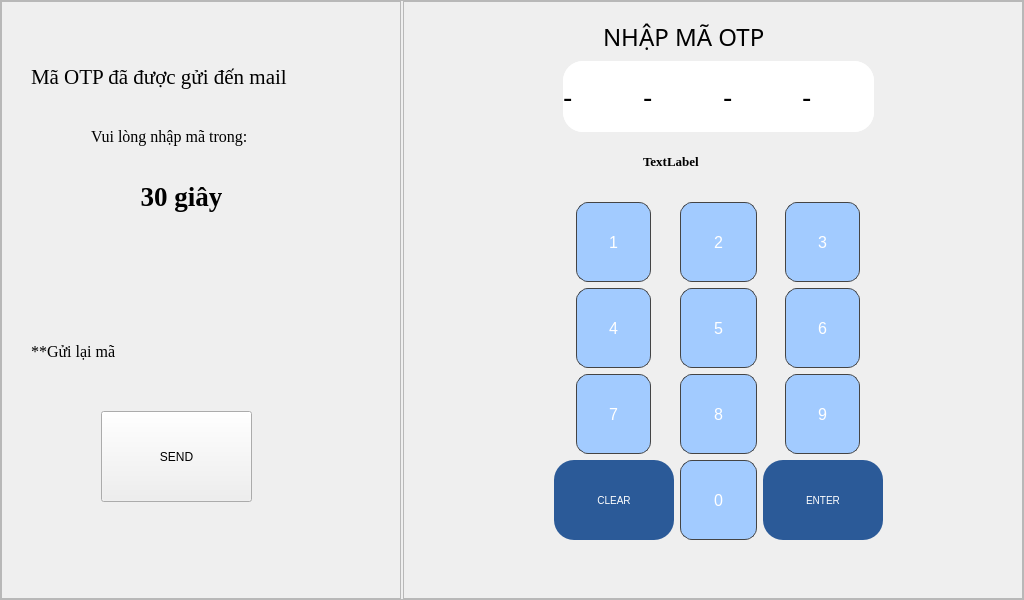
<?xml version="1.0" encoding="UTF-8"?>
<ui version="4.0">
 <class>MainWindow</class>
 <widget class="QMainWindow" name="MainWindow">
  <property name="geometry">
   <rect>
    <x>0</x>
    <y>0</y>
    <width>1024</width>
    <height>600</height>
   </rect>
  </property>
  <property name="windowTitle">
   <string>MainWindow</string>
  </property>
  <widget class="QWidget" name="centralwidget">
   <widget class="QFrame" name="frame">
    <property name="geometry">
     <rect>
      <x>0</x>
      <y>0</y>
      <width>1024</width>
      <height>600</height>
     </rect>
    </property>
    <property name="minimumSize">
     <size>
      <width>1024</width>
      <height>600</height>
     </size>
    </property>
    <property name="maximumSize">
     <size>
      <width>1024</width>
      <height>600</height>
     </size>
    </property>
    <property name="styleSheet">
     <string notr="true"/>
    </property>
    <property name="frameShape">
     <enum>QFrame::StyledPanel</enum>
    </property>
    <property name="frameShadow">
     <enum>QFrame::Raised</enum>
    </property>
    <layout class="QHBoxLayout" name="horizontalLayout">
     <property name="spacing">
      <number>2</number>
     </property>
     <property name="leftMargin">
      <number>0</number>
     </property>
     <property name="topMargin">
      <number>0</number>
     </property>
     <property name="rightMargin">
      <number>0</number>
     </property>
     <property name="bottomMargin">
      <number>0</number>
     </property>
     <item>
      <widget class="QFrame" name="send_em">
       <property name="minimumSize">
        <size>
         <width>400</width>
         <height>0</height>
        </size>
       </property>
       <property name="maximumSize">
        <size>
         <width>400</width>
         <height>16777215</height>
        </size>
       </property>
       <property name="frameShape">
        <enum>QFrame::StyledPanel</enum>
       </property>
       <property name="frameShadow">
        <enum>QFrame::Raised</enum>
       </property>
       <widget class="QLabel" name="label_3">
        <property name="geometry">
         <rect>
          <x>30</x>
          <y>50</y>
          <width>341</width>
          <height>51</height>
         </rect>
        </property>
        <property name="font">
         <font>
          <family>Times New Roman</family>
          <pointsize>16</pointsize>
         </font>
        </property>
        <property name="text">
         <string>Mã OTP đã được gửi đến mail</string>
        </property>
       </widget>
       <widget class="QPushButton" name="pushButton">
        <property name="geometry">
         <rect>
          <x>100</x>
          <y>410</y>
          <width>151</width>
          <height>91</height>
         </rect>
        </property>
        <property name="text">
         <string>SEND</string>
        </property>
       </widget>
       <widget class="QLabel" name="label_5">
        <property name="geometry">
         <rect>
          <x>30</x>
          <y>330</y>
          <width>121</width>
          <height>41</height>
         </rect>
        </property>
        <property name="font">
         <font>
          <family>Times New Roman</family>
          <pointsize>12</pointsize>
         </font>
        </property>
        <property name="text">
         <string>**Gửi lại mã</string>
        </property>
       </widget>
       <widget class="QLabel" name="label_6">
        <property name="geometry">
         <rect>
          <x>90</x>
          <y>110</y>
          <width>341</width>
          <height>51</height>
         </rect>
        </property>
        <property name="font">
         <font>
          <family>Times New Roman</family>
          <pointsize>12</pointsize>
         </font>
        </property>
        <property name="text">
         <string>Vui lòng nhập mã trong:</string>
        </property>
       </widget>
       <widget class="QLabel" name="lbl_countdown">
        <property name="geometry">
         <rect>
          <x>120</x>
          <y>160</y>
          <width>121</width>
          <height>71</height>
         </rect>
        </property>
        <property name="font">
         <font>
          <family>Times New Roman</family>
          <pointsize>20</pointsize>
          <weight>75</weight>
          <bold>true</bold>
         </font>
        </property>
        <property name="text">
         <string>30 giây</string>
        </property>
        <property name="alignment">
         <set>Qt::AlignCenter</set>
        </property>
       </widget>
      </widget>
     </item>
     <item>
      <widget class="QFrame" name="enter_em">
       <property name="layoutDirection">
        <enum>Qt::LeftToRight</enum>
       </property>
       <property name="frameShape">
        <enum>QFrame::StyledPanel</enum>
       </property>
       <property name="frameShadow">
        <enum>QFrame::Raised</enum>
       </property>
       <widget class="QWidget" name="widget_2" native="true">
        <property name="geometry">
         <rect>
          <x>160</x>
          <y>60</y>
          <width>311</width>
          <height>71</height>
         </rect>
        </property>
        <property name="styleSheet">
         <string notr="true">QWidget{
border-radius:20px;
background-color:white;
}</string>
        </property>
        <layout class="QHBoxLayout" name="horizontalLayout_3">
         <property name="spacing">
          <number>8</number>
         </property>
         <item>
          <widget class="QLabel" name="l1">
           <property name="font">
            <font>
             <pointsize>-1</pointsize>
            </font>
           </property>
           <property name="styleSheet">
            <string notr="true">QLabel{
border:none;
font-size:28px;
qproperty-alignment:AlignCenter;
}</string>
           </property>
           <property name="text">
            <string>-</string>
           </property>
          </widget>
         </item>
         <item>
          <widget class="QLabel" name="l2">
           <property name="font">
            <font>
             <pointsize>-1</pointsize>
            </font>
           </property>
           <property name="styleSheet">
            <string notr="true">QLabel{
border:none;
font-size:28px;
qproperty-alignment:AlignCenter;
}</string>
           </property>
           <property name="text">
            <string>-</string>
           </property>
          </widget>
         </item>
         <item>
          <widget class="QLabel" name="l3">
           <property name="font">
            <font>
             <pointsize>-1</pointsize>
            </font>
           </property>
           <property name="styleSheet">
            <string notr="true">QLabel{
border:none;
font-size:28px;
qproperty-alignment:AlignCenter;
}</string>
           </property>
           <property name="text">
            <string>-</string>
           </property>
          </widget>
         </item>
         <item>
          <widget class="QLabel" name="l4">
           <property name="font">
            <font>
             <pointsize>-1</pointsize>
            </font>
           </property>
           <property name="styleSheet">
            <string notr="true">QLabel{
border:none;
font-size:28px;
qproperty-alignment:AlignCenter;
}</string>
           </property>
           <property name="text">
            <string>-</string>
           </property>
          </widget>
         </item>
        </layout>
       </widget>
       <widget class="QLabel" name="label_4">
        <property name="geometry">
         <rect>
          <x>200</x>
          <y>10</y>
          <width>261</width>
          <height>51</height>
         </rect>
        </property>
        <property name="font">
         <font>
          <family>Sitka Small</family>
          <pointsize>18</pointsize>
         </font>
        </property>
        <property name="text">
         <string>NHẬP MÃ OTP</string>
        </property>
       </widget>
       <widget class="QWidget" name="layoutWidget_2">
        <property name="geometry">
         <rect>
          <x>140</x>
          <y>190</y>
          <width>351</width>
          <height>353</height>
         </rect>
        </property>
        <layout class="QGridLayout" name="gridLayout_2">
         <property name="leftMargin">
          <number>11</number>
         </property>
         <property name="topMargin">
          <number>11</number>
         </property>
         <property name="rightMargin">
          <number>11</number>
         </property>
         <item row="0" column="0" alignment="Qt::AlignHCenter">
          <widget class="QPushButton" name="b1">
           <property name="minimumSize">
            <size>
             <width>75</width>
             <height>80</height>
            </size>
           </property>
           <property name="maximumSize">
            <size>
             <width>75</width>
             <height>80</height>
            </size>
           </property>
           <property name="layoutDirection">
            <enum>Qt::LeftToRight</enum>
           </property>
           <property name="autoFillBackground">
            <bool>false</bool>
           </property>
           <property name="styleSheet">
            <string notr="true">QPushButton {
    background-color: #a2cbff; /* Nền trong suốt */
	background-color: rgb(162, 203, 255);
    color: #ffffff;                /* Chữ trắng */
    border: 1px solid #444444;     /* Viền xám mờ */
    border-radius: 12px;           /* Bo góc hiện đại, không quá tròn */
    font-family: &quot;Segoe UI&quot;;
    font-size: 16px;
    padding: 10px;
}

QPushButton:hover {
    border: 1px solid #00f2ff;     /* Viền sáng xanh khi di chuột */
    color: #00f2ff;                /* Chữ sáng xanh */
    background-color: rgba(0, 242, 255, 0.05); /* Nền hơi xanh cực nhẹ */
}

QPushButton:pressed {
    background-color: rgba(0, 242, 255, 0.2);
}</string>
           </property>
           <property name="text">
            <string>1</string>
           </property>
          </widget>
         </item>
         <item row="0" column="1">
          <widget class="QPushButton" name="b2">
           <property name="minimumSize">
            <size>
             <width>75</width>
             <height>80</height>
            </size>
           </property>
           <property name="layoutDirection">
            <enum>Qt::LeftToRight</enum>
           </property>
           <property name="styleSheet">
            <string notr="true">QPushButton {
    background-color: #a2cbff; /* Nền trong suốt */
	background-color: rgb(162, 203, 255);
    color: #ffffff;                /* Chữ trắng */
    border: 1px solid #444444;     /* Viền xám mờ */
    border-radius: 12px;           /* Bo góc hiện đại, không quá tròn */
    font-family: &quot;Segoe UI&quot;;
    font-size: 16px;
    padding: 10px;
}

QPushButton:hover {
    border: 1px solid #00f2ff;     /* Viền sáng xanh khi di chuột */
    color: #00f2ff;                /* Chữ sáng xanh */
    background-color: rgba(0, 242, 255, 0.05); /* Nền hơi xanh cực nhẹ */
}

QPushButton:pressed {
    background-color: rgba(0, 242, 255, 0.2);
}</string>
           </property>
           <property name="text">
            <string>2</string>
           </property>
          </widget>
         </item>
         <item row="0" column="2" alignment="Qt::AlignHCenter">
          <widget class="QPushButton" name="b3">
           <property name="minimumSize">
            <size>
             <width>75</width>
             <height>80</height>
            </size>
           </property>
           <property name="maximumSize">
            <size>
             <width>75</width>
             <height>80</height>
            </size>
           </property>
           <property name="layoutDirection">
            <enum>Qt::LeftToRight</enum>
           </property>
           <property name="styleSheet">
            <string notr="true">QPushButton {
    background-color: #a2cbff; /* Nền trong suốt */
	background-color: rgb(162, 203, 255);
    color: #ffffff;                /* Chữ trắng */
    border: 1px solid #444444;     /* Viền xám mờ */
    border-radius: 12px;           /* Bo góc hiện đại, không quá tròn */
    font-family: &quot;Segoe UI&quot;;
    font-size: 16px;
    padding: 10px;
}

QPushButton:hover {
    border: 1px solid #00f2ff;     /* Viền sáng xanh khi di chuột */
    color: #00f2ff;                /* Chữ sáng xanh */
    background-color: rgba(0, 242, 255, 0.05); /* Nền hơi xanh cực nhẹ */
}

QPushButton:pressed {
    background-color: rgba(0, 242, 255, 0.2);
}</string>
           </property>
           <property name="text">
            <string>3</string>
           </property>
          </widget>
         </item>
         <item row="1" column="0" alignment="Qt::AlignHCenter">
          <widget class="QPushButton" name="b4">
           <property name="minimumSize">
            <size>
             <width>75</width>
             <height>80</height>
            </size>
           </property>
           <property name="maximumSize">
            <size>
             <width>75</width>
             <height>80</height>
            </size>
           </property>
           <property name="layoutDirection">
            <enum>Qt::RightToLeft</enum>
           </property>
           <property name="autoFillBackground">
            <bool>false</bool>
           </property>
           <property name="styleSheet">
            <string notr="true">QPushButton {
    background-color: #a2cbff; /* Nền trong suốt */
	background-color: rgb(162, 203, 255);
    color: #ffffff;                /* Chữ trắng */
    border: 1px solid #444444;     /* Viền xám mờ */
    border-radius: 12px;           /* Bo góc hiện đại, không quá tròn */
    font-family: &quot;Segoe UI&quot;;
    font-size: 16px;
    padding: 10px;
}

QPushButton:hover {
    border: 1px solid #00f2ff;     /* Viền sáng xanh khi di chuột */
    color: #00f2ff;                /* Chữ sáng xanh */
    background-color: rgba(0, 242, 255, 0.05); /* Nền hơi xanh cực nhẹ */
}

QPushButton:pressed {
    background-color: rgba(0, 242, 255, 0.2);
}</string>
           </property>
           <property name="text">
            <string>4</string>
           </property>
          </widget>
         </item>
         <item row="1" column="1">
          <widget class="QPushButton" name="b5">
           <property name="minimumSize">
            <size>
             <width>75</width>
             <height>80</height>
            </size>
           </property>
           <property name="layoutDirection">
            <enum>Qt::RightToLeft</enum>
           </property>
           <property name="autoFillBackground">
            <bool>false</bool>
           </property>
           <property name="styleSheet">
            <string notr="true">QPushButton {
    background-color: #a2cbff; /* Nền trong suốt */
	background-color: rgb(162, 203, 255);
    color: #ffffff;                /* Chữ trắng */
    border: 1px solid #444444;     /* Viền xám mờ */
    border-radius: 12px;           /* Bo góc hiện đại, không quá tròn */
    font-family: &quot;Segoe UI&quot;;
    font-size: 16px;
    padding: 10px;
}

QPushButton:hover {
    border: 1px solid #00f2ff;     /* Viền sáng xanh khi di chuột */
    color: #00f2ff;                /* Chữ sáng xanh */
    background-color: rgba(0, 242, 255, 0.05); /* Nền hơi xanh cực nhẹ */
}

QPushButton:pressed {
    background-color: rgba(0, 242, 255, 0.2);
}</string>
           </property>
           <property name="text">
            <string>5</string>
           </property>
          </widget>
         </item>
         <item row="1" column="2" alignment="Qt::AlignHCenter">
          <widget class="QPushButton" name="b6">
           <property name="minimumSize">
            <size>
             <width>75</width>
             <height>80</height>
            </size>
           </property>
           <property name="maximumSize">
            <size>
             <width>75</width>
             <height>80</height>
            </size>
           </property>
           <property name="layoutDirection">
            <enum>Qt::RightToLeft</enum>
           </property>
           <property name="autoFillBackground">
            <bool>false</bool>
           </property>
           <property name="styleSheet">
            <string notr="true">QPushButton {
    background-color: #a2cbff; /* Nền trong suốt */
	background-color: rgb(162, 203, 255);
    color: #ffffff;                /* Chữ trắng */
    border: 1px solid #444444;     /* Viền xám mờ */
    border-radius: 12px;           /* Bo góc hiện đại, không quá tròn */
    font-family: &quot;Segoe UI&quot;;
    font-size: 16px;
    padding: 10px;
}

QPushButton:hover {
    border: 1px solid #00f2ff;     /* Viền sáng xanh khi di chuột */
    color: #00f2ff;                /* Chữ sáng xanh */
    background-color: rgba(0, 242, 255, 0.05); /* Nền hơi xanh cực nhẹ */
}

QPushButton:pressed {
    background-color: rgba(0, 242, 255, 0.2);
}</string>
           </property>
           <property name="text">
            <string>6</string>
           </property>
          </widget>
         </item>
         <item row="2" column="0" alignment="Qt::AlignHCenter">
          <widget class="QPushButton" name="b7">
           <property name="minimumSize">
            <size>
             <width>75</width>
             <height>80</height>
            </size>
           </property>
           <property name="maximumSize">
            <size>
             <width>75</width>
             <height>80</height>
            </size>
           </property>
           <property name="layoutDirection">
            <enum>Qt::RightToLeft</enum>
           </property>
           <property name="autoFillBackground">
            <bool>false</bool>
           </property>
           <property name="styleSheet">
            <string notr="true">QPushButton {
    background-color: #a2cbff; /* Nền trong suốt */
	background-color: rgb(162, 203, 255);
    color: #ffffff;                /* Chữ trắng */
    border: 1px solid #444444;     /* Viền xám mờ */
    border-radius: 12px;           /* Bo góc hiện đại, không quá tròn */
    font-family: &quot;Segoe UI&quot;;
    font-size: 16px;
    padding: 10px;
}

QPushButton:hover {
    border: 1px solid #00f2ff;     /* Viền sáng xanh khi di chuột */
    color: #00f2ff;                /* Chữ sáng xanh */
    background-color: rgba(0, 242, 255, 0.05); /* Nền hơi xanh cực nhẹ */
}

QPushButton:pressed {
    background-color: rgba(0, 242, 255, 0.2);
}</string>
           </property>
           <property name="text">
            <string>7</string>
           </property>
          </widget>
         </item>
         <item row="2" column="1">
          <widget class="QPushButton" name="b8">
           <property name="minimumSize">
            <size>
             <width>75</width>
             <height>80</height>
            </size>
           </property>
           <property name="layoutDirection">
            <enum>Qt::RightToLeft</enum>
           </property>
           <property name="autoFillBackground">
            <bool>false</bool>
           </property>
           <property name="styleSheet">
            <string notr="true">QPushButton {
    background-color: #a2cbff; /* Nền trong suốt */
	background-color: rgb(162, 203, 255);
    color: #ffffff;                /* Chữ trắng */
    border: 1px solid #444444;     /* Viền xám mờ */
    border-radius: 12px;           /* Bo góc hiện đại, không quá tròn */
    font-family: &quot;Segoe UI&quot;;
    font-size: 16px;
    padding: 10px;
}

QPushButton:hover {
    border: 1px solid #00f2ff;     /* Viền sáng xanh khi di chuột */
    color: #00f2ff;                /* Chữ sáng xanh */
    background-color: rgba(0, 242, 255, 0.05); /* Nền hơi xanh cực nhẹ */
}

QPushButton:pressed {
    background-color: rgba(0, 242, 255, 0.2);
}</string>
           </property>
           <property name="text">
            <string>8</string>
           </property>
          </widget>
         </item>
         <item row="2" column="2" alignment="Qt::AlignHCenter">
          <widget class="QPushButton" name="b9">
           <property name="minimumSize">
            <size>
             <width>75</width>
             <height>80</height>
            </size>
           </property>
           <property name="maximumSize">
            <size>
             <width>75</width>
             <height>16777215</height>
            </size>
           </property>
           <property name="layoutDirection">
            <enum>Qt::RightToLeft</enum>
           </property>
           <property name="autoFillBackground">
            <bool>false</bool>
           </property>
           <property name="styleSheet">
            <string notr="true">QPushButton {
    background-color: #a2cbff; /* Nền trong suốt */
	background-color: rgb(162, 203, 255);
    color: #ffffff;                /* Chữ trắng */
    border: 1px solid #444444;     /* Viền xám mờ */
    border-radius: 12px;           /* Bo góc hiện đại, không quá tròn */
    font-family: &quot;Segoe UI&quot;;
    font-size: 16px;
    padding: 10px;
}

QPushButton:hover {
    border: 1px solid #00f2ff;     /* Viền sáng xanh khi di chuột */
    color: #00f2ff;                /* Chữ sáng xanh */
    background-color: rgba(0, 242, 255, 0.05); /* Nền hơi xanh cực nhẹ */
}

QPushButton:pressed {
    background-color: rgba(0, 242, 255, 0.2);
}</string>
           </property>
           <property name="text">
            <string>9</string>
           </property>
          </widget>
         </item>
         <item row="3" column="0">
          <widget class="QPushButton" name="clear_b">
           <property name="minimumSize">
            <size>
             <width>120</width>
             <height>80</height>
            </size>
           </property>
           <property name="maximumSize">
            <size>
             <width>120</width>
             <height>80</height>
            </size>
           </property>
           <property name="cursor">
            <cursorShape>OpenHandCursor</cursorShape>
           </property>
           <property name="styleSheet">
            <string notr="true">QPushButton{
background-color:#2b5a98;
color:white;
	background-color: rgb(43, 90, 152);
font-size:10px;
border-radius:20px;
padding:15px;
}

QPushButton:hover{
background-color:#34495E;
}</string>
           </property>
           <property name="text">
            <string>CLEAR</string>
           </property>
          </widget>
         </item>
         <item row="3" column="1">
          <widget class="QPushButton" name="b0">
           <property name="minimumSize">
            <size>
             <width>75</width>
             <height>80</height>
            </size>
           </property>
           <property name="layoutDirection">
            <enum>Qt::LeftToRight</enum>
           </property>
           <property name="styleSheet">
            <string notr="true">QPushButton {
    background-color: #a2cbff; /* Nền trong suốt */
	background-color: rgb(162, 203, 255);
    color: #ffffff;                /* Chữ trắng */
    border: 1px solid #444444;     /* Viền xám mờ */
    border-radius: 12px;           /* Bo góc hiện đại, không quá tròn */
    font-family: &quot;Segoe UI&quot;;
    font-size: 16px;
    padding: 10px;
}

QPushButton:hover {
    border: 1px solid #00f2ff;     /* Viền sáng xanh khi di chuột */
    color: #00f2ff;                /* Chữ sáng xanh */
    background-color: rgba(0, 242, 255, 0.05); /* Nền hơi xanh cực nhẹ */
}

QPushButton:pressed {
    background-color: rgba(0, 242, 255, 0.2);
}</string>
           </property>
           <property name="text">
            <string>0</string>
           </property>
          </widget>
         </item>
         <item row="3" column="2">
          <widget class="QPushButton" name="enter_b">
           <property name="minimumSize">
            <size>
             <width>120</width>
             <height>80</height>
            </size>
           </property>
           <property name="cursor">
            <cursorShape>OpenHandCursor</cursorShape>
           </property>
           <property name="styleSheet">
            <string notr="true">QPushButton{
background-color:#2b5a98;
color:white;
	background-color: rgb(43, 90, 152);
font-size:10px;
border-radius:20px;
padding:15px;
}

QPushButton:hover{
background-color:#34495E;
}</string>
           </property>
           <property name="text">
            <string>ENTER</string>
           </property>
          </widget>
         </item>
        </layout>
       </widget>
       <widget class="QLabel" name="thong_bao_otp">
        <property name="geometry">
         <rect>
          <x>240</x>
          <y>150</y>
          <width>171</width>
          <height>21</height>
         </rect>
        </property>
        <property name="font">
         <font>
          <family>Times New Roman</family>
          <pointsize>10</pointsize>
          <weight>75</weight>
          <bold>true</bold>
         </font>
        </property>
        <property name="text">
         <string>TextLabel</string>
        </property>
       </widget>
      </widget>
     </item>
    </layout>
   </widget>
  </widget>
  <widget class="QMenuBar" name="menubar">
   <property name="geometry">
    <rect>
     <x>0</x>
     <y>0</y>
     <width>1024</width>
     <height>26</height>
    </rect>
   </property>
  </widget>
 </widget>
 <resources/>
 <connections/>
</ui>
